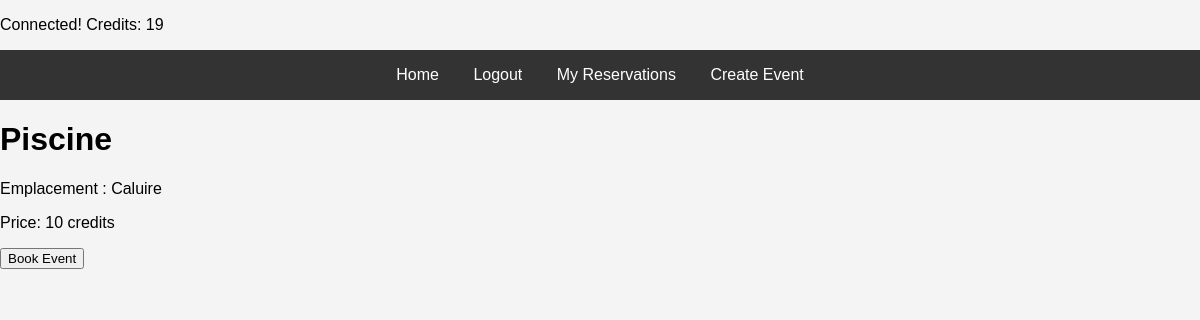
/event/2 (signed in), run on the app's committed database.
### app.py (models this page shows)
class User(db.Model):
    id = db.Column(db.Integer, primary_key=True)
    username = db.Column(db.String(150), unique=True, nullable=False)
    password = db.Column(db.String(150), nullable=False)
    credits = db.Column(db.Integer, nullable=False, default=0)

class Event(db.Model):
    id = db.Column(db.Integer, primary_key=True)
    name = db.Column(db.String(150), nullable=False)
    description = db.Column(db.Text, nullable=False)
    price = db.Column(db.Integer, nullable=False)

### app.py (the view, shortened to what this page needs)
@app.route('/event/<int:event_id>', methods=['GET', 'POST'])
def event(event_id):
    event = Event.query.get_or_404(event_id)
    return render_template('event.html', event=event)

### app.py (called while the page is built)
@app.before_request
def before_request():
    g.user = None
    if 'user_id' in session:
        g.user = User.query.get(session['user_id'])

@app.context_processor
def inject_user():
    return dict(user=g.user)

### templates/event.html
{% extends "base.html" %}
{% block content %}
<h1>{{ event.name }}</h1>
<p>{{ event.description }}</p>
<p>Price: {{ event.price }} credits</p>
<form method="post">
    <button type="submit">Book Event</button>
</form>
{% endblock %}

### templates/base.html (shortened to what this page needs)
<!DOCTYPE html>
<html lang="en">
<head>
    <link rel="stylesheet" href="{{ url_for('static', filename='style.css') }}">
</head>
<body>
    {% if user %}
        <p>Connected! Credits: {{ user.credits }}</p>
    {% endif %}
    <nav>
        <a href="{{ url_for('index') }}">Home</a>
        {% if user %}
            <a href="{{ url_for('logout') }}">Logout</a>
            <a href="{{ url_for('my_reservations') }}">My Reservations</a>
        {% else %}
            <a href="{{ url_for('login') }}">Login</a>
            <a href="{{ url_for('register') }}">Register</a>
        {% endif %}
        <a href="{{ url_for('create_event') }}">Create Event</a>
    </nav>
    <div>
        {% block content %}
        {% endblock %}
    </div>
</body>
</html>

### static/style.css (style rules this page uses)
body { font-family: Arial, sans-serif; background-color: #f4f4f4; margin: 0; padding: 0; }
nav { background-color: #333; color: #fff; padding: 1em; text-align: center; }
nav a { color: #fff; margin: 0 15px; text-decoration: none; }

### data on the page
User: credits "19"
Event: name "Piscine", description "Emplacement : Caluire", price "10"
